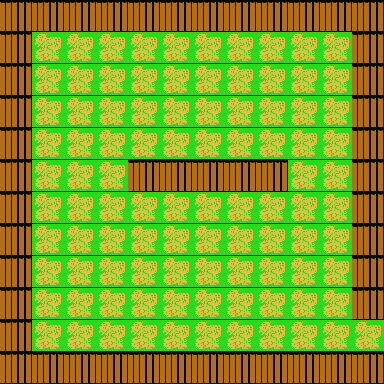

This game map was drawn from its Tiled (.tmx) file and the tilesets committed beside it. A one-line description and the trimmed map source follow:
An orthogonal 12x12 tile map with 32x32 px tiles, 1 tile layer (Tile Layer 1) and 4 objects.

<map version="1.0" tiledversion="2017.07.26" orientation="orthogonal" renderorder="right-down" width="12" height="12" tilewidth="32" tileheight="32" nextobjectid="5">
 <tileset firstgid="1" source="tiledSet2.tsx" />
 <layer name="Tile Layer 1" width="12" height="12">
  <data>[144 cells, 144 non-empty, 2 distinct tile ids]</data>
 </layer>
 <objectgroup name="collision-layer">
  <object id="1" x="31" y="38">
   <polyline points="0,0 3,308" />
  </object>
  <object id="2" x="378" y="354">
   <polyline points="0,0 -345,-6" />
  </object>
  <object id="3" x="350" y="319">
   <polyline points="0,0 2,-283 -318,-286" />
  </object>
  <object id="4" x="132" y="160">
   <polyline points="0,0 154,-1 154,32 -3,32 -3,2" />
  </object>
 </objectgroup>
</map>